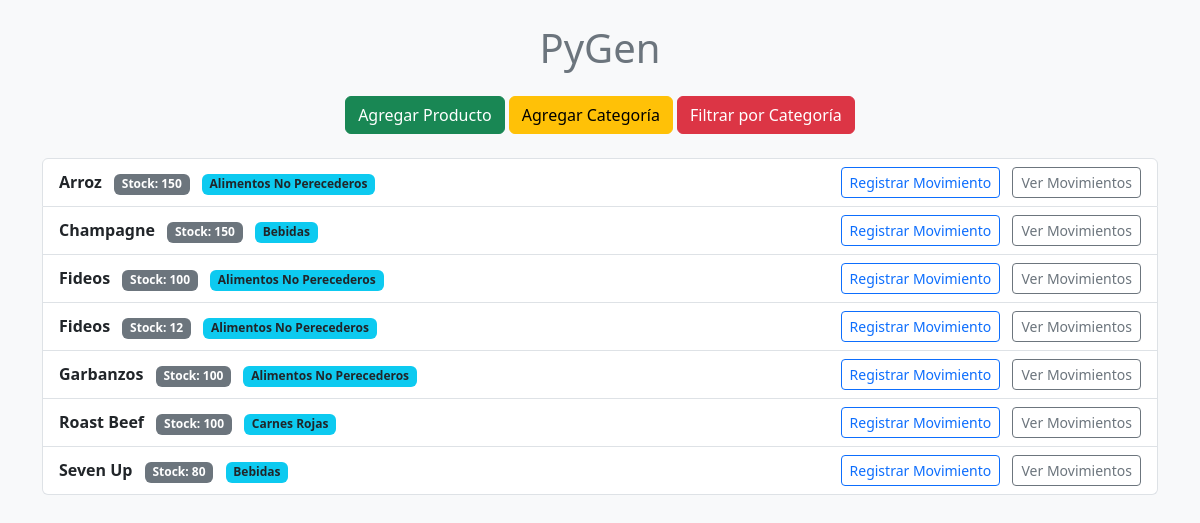
The page / on the database its author committed.
### pyGeneric/models.py (models this page shows, shortened)
class Producto(models.Model):
    name = models.CharField(max_length=100)
    actual_stock = models.PositiveIntegerField(default=0)
    min_stock = models.PositiveIntegerField(default=0)
    price = models.DecimalField(max_digits=10, decimal_places=2, null=True, blank=True)
    update_date = models.DateTimeField(auto_now=True)
    category = models.ForeignKey(Categoria, on_delete=models.CASCADE, related_name='productos')

class Categoria(models.Model):
    name = models.CharField(max_length=100)
    def __str__(self):
        return self.name

### pyGeneric/views.py (the view)
# urls.py: path('', ProductoListView.as_view(), name='productos_lista'),
class ProductoListView(ListView):
    model = Producto
    context_object_name = 'object_list'
    template_name = 'pyGeneric/producto_list.html'  # Asegúrate de tener este template
    def get_context_data(self, **kwargs):
        context = super().get_context_data(**kwargs)
        context['categorias'] = Categoria.objects.all()
        categoria_id = self.request.GET.get('categoria')
        if categoria_id:
            context['object_list'] = Producto.objects.filter(categoria_id=categoria_id)
        return context

### pyGeneric/templates/pyGeneric/producto_list.html (shortened to what this page needs)
<!DOCTYPE html>
<html lang="en">
<head>
    <link href="https://cdn.jsdelivr.net/npm/bootstrap@5.3.1/dist/css/bootstrap.min.css" rel="stylesheet">
</head>
<body class="bg-light">
    <div class="container py-4">
        <h1 class="text-center text-secondary mb-4">PyGen</h1>
        <div class="text-center mb-4">
            <a href="{% url 'producto_crear' %}" class="btn btn-success">Agregar Producto</a>
            <a href="{% url 'categoria_crear' %}" class="btn btn-warning">Agregar Categoría</a>
            <a class="btn btn-danger" data-bs-toggle="modal" data-bs-target="#filterModal">Filtrar por Categoría</a>
        </div>
        <ul class="list-group">
            {% for product in object_list %}
                <li class="list-group-item">
                    <div class="d-flex justify-content-between align-items-center">
                        <div>
                            <strong>{{ product.name }}</strong>
                            <span class="badge bg-secondary ms-2">Stock: {{ product.actual_stock }}</span>
                            <span class="badge bg-info text-dark ms-2">{{ product.category }}</span>
                        </div>
                        <div>
                            <a href="{% url 'movimiento_crear' product.id %}" class="btn btn-outline-primary btn-sm me-2">Registrar Movimiento</a>
                            <button class="btn btn-outline-secondary btn-sm" onclick="toggleMovimientos({{ product.id }})">
                                Ver Movimientos
                            </button>
                        </div>
                    </div>
                </li>
            {% empty %}
                <li class="list-group-item text-center text-muted">No hay productos disponibles.</li>
            {% endfor %}
        </ul>
    </div>
</body>
</html>

### rows shown on the page
Producto: name "Arroz", actual_stock "150", category "Alimentos No Perecederos"
Producto: name "Champagne", actual_stock "150", category "Bebidas"
Producto: name "Fideos", actual_stock "100", category "Alimentos No Perecederos"
Producto: name "Fideos", actual_stock "12", category "Alimentos No Perecederos"
Producto: name "Garbanzos", actual_stock "100", category "Alimentos No Perecederos"
Producto: name "Roast Beef", actual_stock "100", category "Carnes Rojas"
Producto: name "Seven Up", actual_stock "80", category "Bebidas"
